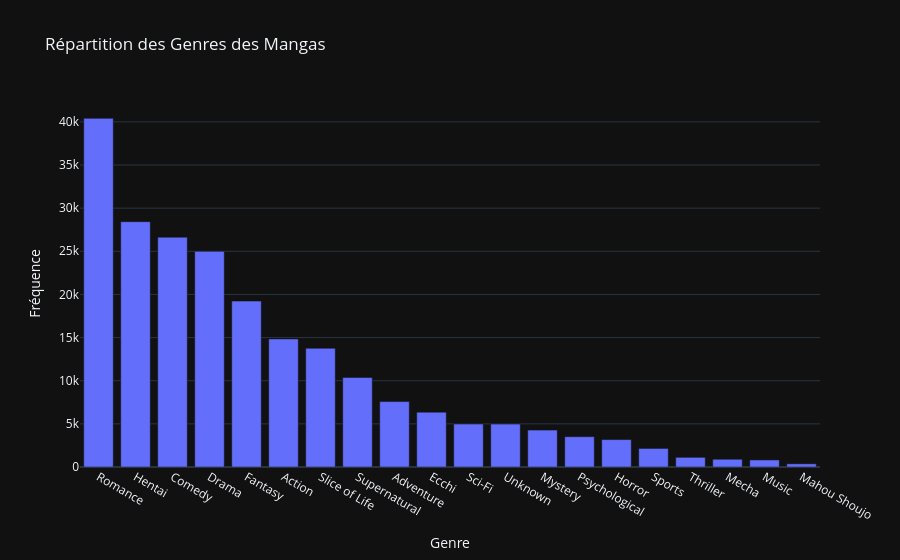

Notebook code for this chart:
### Markdown cell above
### 4.3 Répartition des Genres <a name="Repartition-des-Genres"></a>

Identification des genres dominants dans notre dataset de mangas pour comprendre les préférences de genre.

### Code cell
# Remplir les genres manquants pour une meilleure lisibilité
df_mangas['Genres'] = df_mangas['Genres'].fillna("Unknown")
genres_expanded = df_mangas['Genres'].str.split(', ').explode()
genre_counts = genres_expanded.value_counts()

# Tracer la distribution des genres
fig3 = px.bar(genre_counts, x=genre_counts.index, y=genre_counts.values, 
              title="Répartition des Genres des Mangas")
fig3.update_layout(xaxis_title="Genre", yaxis_title="Fréquence", template="plotly_dark")
fig3.show()

### Figure 1 — Plotly figure (JSON) as saved in the notebook; plotly's stock layout.template omitted (floating-point values rounded to 4 significant figures)
{"data": [{"alignmentgroup": "True", "hovertemplate": "index=%{x}<br>y=%{y}<extra></extra>", "legendgroup": "", "marker": {"color": "#636efa", "pattern": {"shape": ""}}, "name": "", "offsetgroup": "", "orientation": "v", "showlegend": false, "textposition": "auto", "type": "bar", "x": ["Romance", "Hentai", "Comedy", "Drama", "Fantasy", "Action", "Slice of Life", "Supernatural", "Adventure", "Ecchi", "Sci-Fi", "Unknown", "Mystery", "Psychological", "Horror", "Sports", "Thriller", "Mecha", "Music", "Mahou Shoujo"], "xaxis": "x", "y": [40408, 28433, 26638, 24991, 19230, 14844, 13759, 10377, 7583, 6355, 4979, 4971, 4274, 3514, 3178, 2151, 1119, 899, 817, 369], "yaxis": "y"}], "layout": {"barmode": "relative", "legend": {"tracegroupgap": 0}, "title": {"text": "Répartition des Genres des Mangas"}, "xaxis": {"anchor": "y", "domain": [0, 1], "title": {"text": "Genre"}}, "yaxis": {"anchor": "x", "domain": [0, 1], "title": {"text": "Fréquence"}}}}
